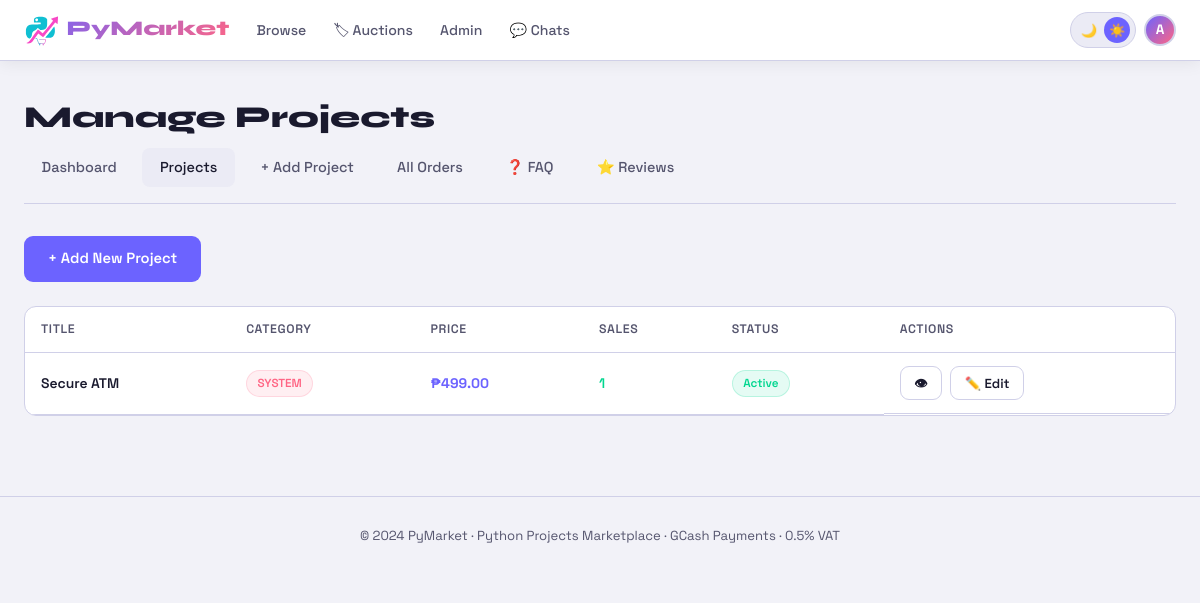
The page /admin/projects (signed in) on the database as committed earlier.
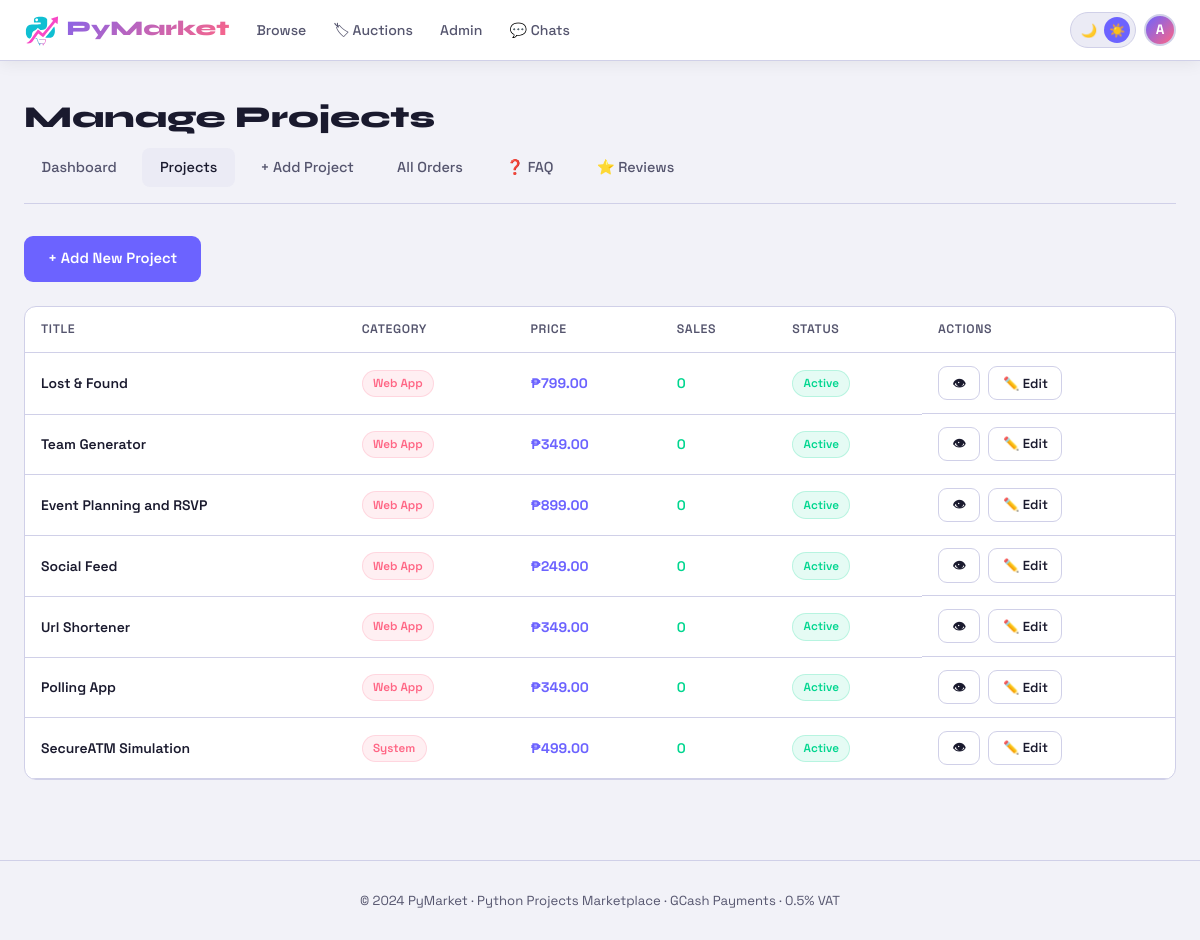
The same page on the database as committed later.
### tables this page shows
CREATE TABLE projects (
                id INTEGER PRIMARY KEY AUTOINCREMENT,
                title TEXT NOT NULL,
                description TEXT NOT NULL,
                price REAL NOT NULL,
                tech_stack TEXT,
                category TEXT,
                file_path TEXT,
                is_active INTEGER DEFAULT 1,
                created_at TEXT DEFAULT CURRENT_TIMESTAMP
            );

### app.py (the view)
@app.route('/admin/projects')
@login_required
@admin_required
def admin_projects():
    db = get_db()
    projects = db.execute('''
        SELECT p.*, COUNT(DISTINCT o.id) as sales, GROUP_CONCAT(DISTINCT u.username) as buyer_names
        FROM projects p
        LEFT JOIN orders o ON p.id=o.project_id AND o.status='approved'
        LEFT JOIN users u ON o.user_id=u.id
        GROUP BY p.id ORDER BY p.created_at DESC
    ''').fetchall()
    return render_template('admin/projects.html', projects=projects)

### app.py (called while the page is built)
def get_db():
    conn = sqlite3.connect(DB_PATH)
    conn.row_factory = sqlite3.Row
    return conn

def login_required(f):
    @wraps(f)
    def decorated(*args, **kwargs):
        if 'user_id' not in session:
            flash('login_required')
            return redirect(url_for('login', next=request.url))
        return f(*args, **kwargs)
    return decorated

def admin_required(f):
    @wraps(f)
    def decorated(*args, **kwargs):
        if not session.get('is_admin'):
            return redirect(url_for('index'))
        return f(*args, **kwargs)
    return decorated

### templates/admin/projects.html (shortened to what this page needs)
{% extends 'base.html' %}
{% block content %}
<div class="container">
  <h1 class="page-title">Manage Projects</h1>
  <div class="admin-nav">
    <a href="{{ url_for('admin_dashboard') }}">Dashboard</a>
    <a href="{{ url_for('admin_projects') }}" class="active">Projects</a>
    <a href="{{ url_for('admin_add_project') }}">+ Add Project</a>
    <a href="{{ url_for('admin_orders') }}">All Orders</a>
    <a href="{{ url_for('admin_faq') }}">❓ FAQ</a>
    <a href="{{ url_for('admin_reviews') }}">⭐ Reviews</a>
  </div>
  <a href="{{ url_for('admin_add_project') }}" class="btn btn-primary" style="margin-bottom:1.5rem">+ Add New Project</a>
  <div class="table-wrap" style="background:var(--surface);border:1px solid var(--border);border-radius:12px;overflow:hidden">
    <table>
      <thead><tr><th>Title</th><th>Category</th><th>Price</th><th>Sales</th><th>Status</th><th>Actions</th></tr></thead>
      <tbody>
        {% for p in projects %}
        <tr>
          <td style="font-weight:600">{{ p['title'] }}</td>
          <td>{% if p['category'] %}<span class="badge badge-cat">{{ p['category'] }}</span>{% else %}—{% endif %}</td>
          <td style="font-weight:700;color:var(--accent)">₱{{ "%.2f"|format(p['price']) }}</td>
          <td style="color:var(--green);font-weight:600">{{ p['sales'] }}</td>
          <td>{% if p['is_active'] %}<span class="badge badge-green">Active</span>{% else %}<span class="badge badge-red">Hidden</span>{% endif %}</td>
          <td style="display:flex;gap:.5rem">
            <a href="{{ url_for('project_detail', pid=p['id']) }}" class="btn btn-outline btn-sm" target="_blank">👁</a>
            <a href="{{ url_for('admin_edit_project', pid=p['id']) }}" class="btn btn-outline btn-sm">✏️ Edit</a>
          </td>
        </tr>
        {% endfor %}
      </tbody>
    </table>
  </div>
</div>
{% endblock %}

### templates/base.html (shortened to what this page needs)
<!DOCTYPE html>
<html lang="en" data-theme="dark">
<head>
</head>
<body>
<nav>
  <div class="nav-inner">
    <a href="{{ url_for('index') }}" class="nav-logo">
    <img src="{{ url_for('static', filename='logo.svg')}}" alt="logo" height="36px" style="height: 36px:auto;vertical-align:middle;">
     PyMarket</a>
    <div class="nav-links">
      <a href="{{ url_for('index') }}" class="nav-link">Browse</a>
      <a href="{{ url_for('auctions') }}" class="nav-link">🏷 Auctions</a>
      {% if session.get('is_admin') %}
        <a href="{{ url_for('admin_dashboard') }}" class="nav-link">Admin</a>
        <a href="{{ url_for('admin_chats') }}" class="nav-link">💬 Chats</a>
      {% endif %}
    </div>
    <div class="nav-actions">
      <div class="theme-toggle" onclick="toggleTheme()">
        <button class="theme-btn" id="btn-dark">🌙</button>
        <button class="theme-btn" id="btn-light">☀️</button>
      </div>
      {% if session.get('user_id') %}
        <a href="{{ url_for('profile') }}" class="nav-avatar" title="{{ session.username }}">
          {{ session.username[0].upper() }}
        </a>
      {% else %}
        <a href="{{ url_for('login') }}" class="nav-btn outline">Login</a>
        <a href="{{ url_for('register') }}" class="nav-btn">Sign Up</a>
      {% endif %}
    </div>
  </div>
</nav>
{% block content %}{% endblock %}
<footer>© 2024 PyMarket · Python Projects Marketplace · GCash Payments · 0.5% VAT</footer>
</body>
</html>

### templates/base.html (style rules this page uses)
[data-theme="light"] { --bg:#f2f2f8;--surface:#ffffff;--surface2:#ebebf5;--border:#d0d0e8;--text:#1a1a2e;--muted:#55556e;--shadow:rgba(0,0,0,.07);--card-shadow:rgba(108,99,255,.1) }
:root { --accent:#6c63ff;--accent2:#ff6584;--green:#00d68f;--yellow:#ffd166;--font:'Space Grotesk',sans-serif;--mono:'JetBrains Mono',monospace;--display:'Syne',sans-serif }
* { margin:0;padding:0;box-sizing:border-box }
html { scroll-behavior:smooth }
body { background:var(--bg);color:var(--text);font-family:var(--font);min-height:100vh;line-height:1.6;transition:background .25s,color .25s }
a { color:inherit;text-decoration:none }
img { max-width:100% }
nav { background:var(--surface);border-bottom:1px solid var(--border);position:sticky;top:0;z-index:200;box-shadow:0 2px 16px var(--shadow);transition:background .25s }
.nav-inner { max-width:1280px;margin:0 auto;padding:0 1.5rem;display:flex;align-items:center;gap:1rem;height:60px }
.nav-logo { font-family:var(--display);font-size:1.3rem;font-weight:800;background:linear-gradient(135deg,var(--accent),var(--accent2));-webkit-background-clip:text;-webkit-text-fill-color:transparent;white-space:nowrap;flex-shrink:0 }
.nav-links { display:flex;align-items:center;gap:.3rem;margin-right:auto }
.nav-link { color:var(--muted);font-size:.88rem;font-weight:500;padding:.38rem .7rem;border-radius:7px;transition:.2s;white-space:nowrap }
.nav-actions { display:flex;align-items:center;gap:.5rem;flex-shrink:0 }
.nav-avatar { width:32px;height:32px;border-radius:50%;background:linear-gradient(135deg,var(--accent),var(--accent2));display:flex;align-items:center;justify-content:center;font-weight:700;font-size:.85rem;color:#fff;overflow:hidden;flex-shrink:0;border:2px solid var(--border) }
.theme-toggle { background:var(--surface2);border:1px solid var(--border);border-radius:99px;padding:.25rem .3rem;cursor:pointer;display:flex;align-items:center;gap:.15rem }
.theme-btn { width:26px;height:26px;border-radius:50%;display:flex;align-items:center;justify-content:center;font-size:.82rem;border:none;background:transparent;cursor:pointer;transition:.2s }
.theme-btn.active { background:var(--accent);color:#fff }
.container { max-width:1280px;margin:0 auto;padding:2rem 1.5rem }
.page-title { font-family:var(--display);font-size:1.9rem;font-weight:800;margin-bottom:.4rem }
.badge { font-size:.73rem;font-weight:600;padding:.22rem .65rem;border-radius:99px;display:inline-block }
.badge-cat { background:rgba(255,101,132,.1);color:var(--accent2);border:1px solid rgba(255,101,132,.18) }
.badge-green { background:rgba(0,214,143,.1);color:var(--green);border:1px solid rgba(0,214,143,.2) }
.btn { display:inline-flex;align-items:center;justify-content:center;gap:.45rem;padding:.7rem 1.5rem;border-radius:9px;font-family:var(--font);font-size:.92rem;font-weight:600;cursor:pointer;border:none;transition:.2s;text-align:center }
.btn-primary { background:var(--accent);color:#fff }
.btn-outline { background:transparent;border:1px solid var(--border);color:var(--text) }
.btn-sm { padding:.35rem .85rem;font-size:.82rem }
.table-wrap { overflow-x:auto;-webkit-overflow-scrolling:touch }
table { width:100%;border-collapse:collapse;min-width:500px }
th,td { padding:.8rem 1rem;text-align:left;border-bottom:1px solid var(--border);font-size:.87rem }
th { font-size:.77rem;font-weight:600;letter-spacing:.05em;color:var(--muted);text-transform:uppercase;white-space:nowrap }
.admin-nav { display:flex;gap:.4rem;margin-bottom:1.8rem;border-bottom:1px solid var(--border);padding-bottom:.9rem;flex-wrap:wrap }
.admin-nav a { padding:.45rem 1rem;border-radius:8px;font-size:.87rem;font-weight:500;color:var(--muted);transition:.2s;white-space:nowrap }
.admin-nav a:hover,.admin-nav a.active { background:var(--surface2);color:var(--text) }
footer { text-align:center;padding:1.8rem 1rem;color:var(--muted);font-size:.82rem;border-top:1px solid var(--border);margin-top:3rem }

### templates/admin/projects.html (style rules this page uses)
.admin-nav { display:flex;gap:.5rem;margin-bottom:2rem;border-bottom:1px solid var(--border);padding-bottom:1rem }
.admin-nav a { padding:.5rem 1.1rem;border-radius:8px;font-size:.9rem;font-weight:500;color:var(--muted);transition:.2s }
.admin-nav a:hover,.admin-nav a.active { background:var(--surface2);color:var(--text) }

Rows that differ between the two databases and show on the page:
added projects: title "Lost & Found", category "Web App", price "799.00", sales "0", is_active "Active"
added projects: title "Team Generator", category "Web App", price "349.00", sales "0", is_active "Active"
added projects: title "Event Planning and RSVP", category "Web App", price "899.00", sales "0", is_active "Active"
added projects: title "Social Feed", category "Web App", price "249.00", sales "0", is_active "Active"
added projects: title "Url Shortener", category "Web App", price "349.00", sales "0", is_active "Active"
added projects: title "Polling App", category "Web App", price "349.00", sales "0", is_active "Active"
changed projects: title "Secure ATM" → "SecureATM Simulation"; category "SYSTEM" → "System"; sales "1" → "0"
